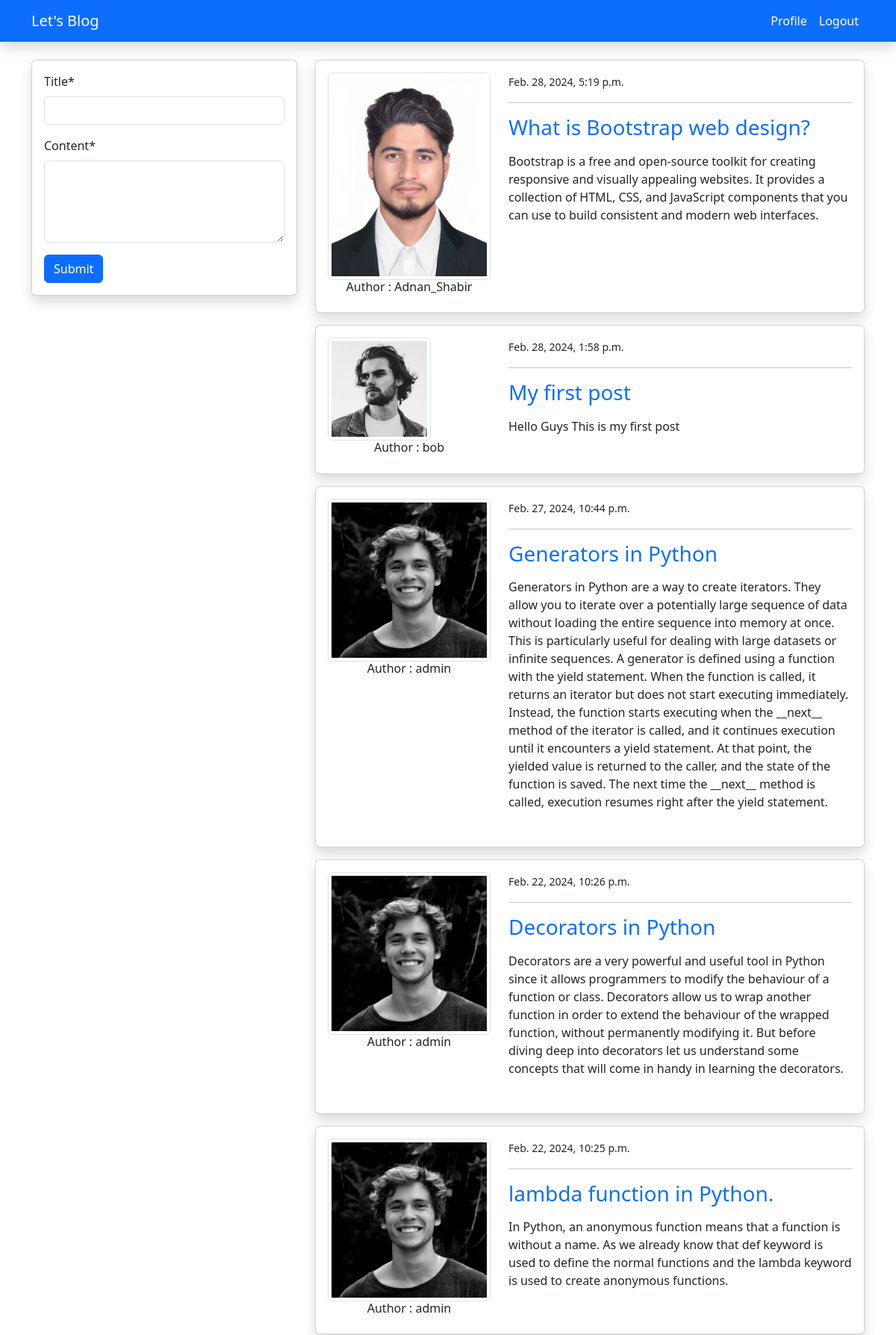
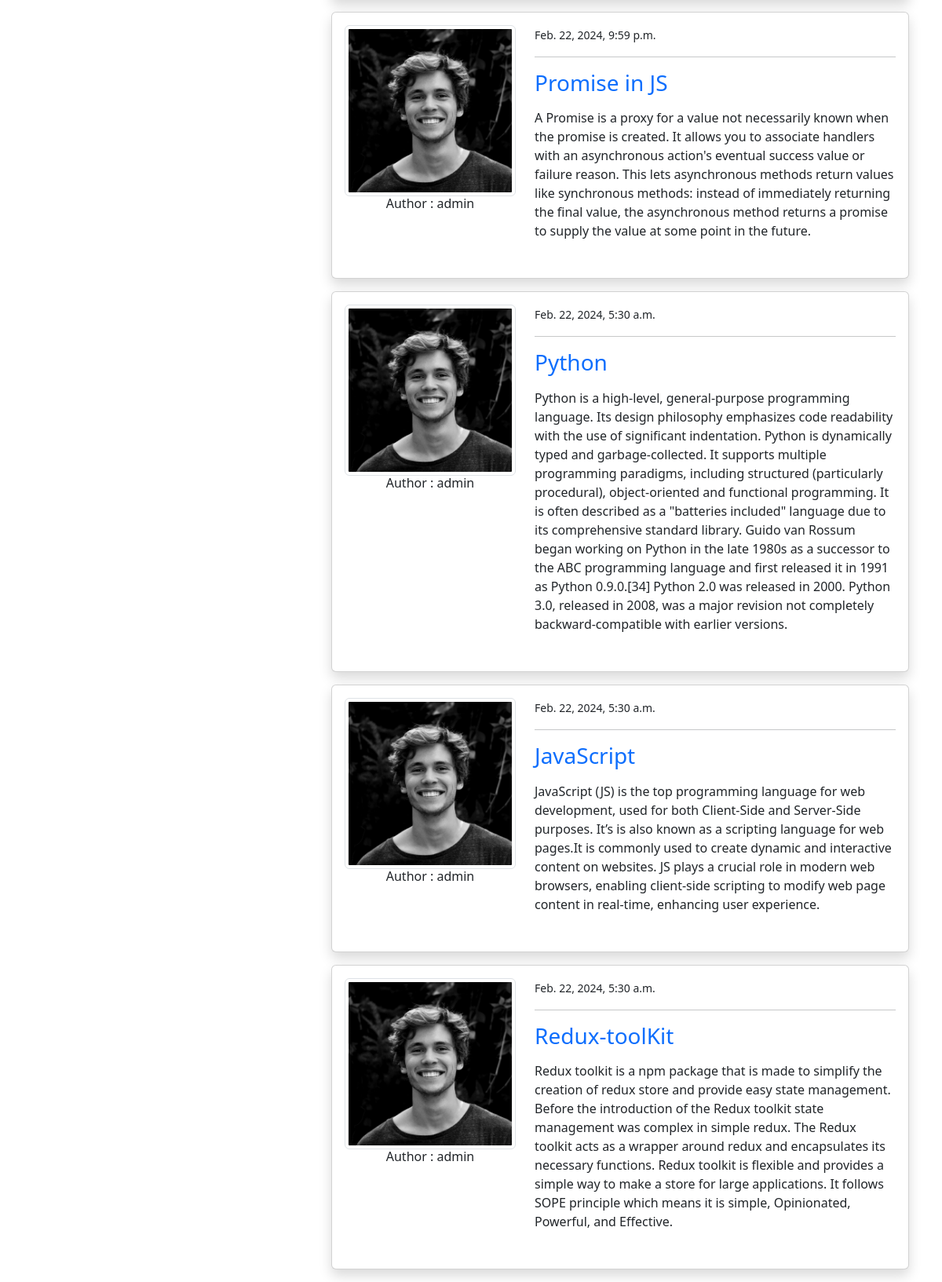
Page /blog/ (signed in) on the committed database (2 pictures, top to bottom).
### my_app/models.py (models this page shows, shortened)
class PostModel(models.Model):
    title = models.CharField(max_length=100)
    content = models.TextField()
    author = models.ForeignKey(User, on_delete=models.CASCADE)
    date_created = models.DateTimeField(auto_now_add=True)
    class Meta:
        ordering = ('-date_created',)

### users/models.py (models this page shows, shortened)
class ProfileModel(models.Model):
    user = models.OneToOneField(User, on_delete=models.CASCADE)
    image = models.ImageField(default='default.png', upload_to='profile',
                              validators=[FileExtensionValidator(['png', 'jpg'
                                                                  ])])

### my_app/views.py (the view)
# urls.py: path('blog/', views.index, name='blog-index'),
@login_required()
def index(request):
    posts = PostModel.objects.all()
    if request.method == 'POST':
        form = PostModelForm(request.POST)
        if form.is_valid():
            instance = form.save(commit=False)
            instance.author = request.user
            instance.save()
            return redirect('blog-index')
    else:
        form = PostModelForm()
    context = {
        'posts': posts,
        'form': form,
    }
    return render(request, 'pages/index.html', context)

### my_app/forms.py
class PostModelForm(forms.ModelForm):
    content = forms.CharField(widget=forms.Textarea(attrs={'rows': 4}))
    class Meta:
        model = PostModel
        fields = ('title', 'content')

### my_app/templates/pages/index.html (shortened to what this page needs)
{% extends 'partials/base.html' %}
{% load crispy_forms_tags %}
{% block content %}
  <div class="container ">
    <div class="row mt-5 pt-3">
      <div class="col-md-4">
        <div class="card shadow my-3">
          <div class="card-body">
           <form method="post" class="form">
              {{ form|crispy }}
              <button type="submit" class="btn btn-primary">Submit</button>
            </form>
          </div>
        </div>
      </div>
      <div class="col-md-8 ">
        {% for post in posts%}
        <div class="card shadow my-3">
          <div class="card-body">
            <div class="row">
              <div class="col-md-4">
                <img class="img-thumbnail" src="{{post.author.profilemodel.image.url}}" alt="img">
                <h6 class="text-center">Author : {{post.author}}</h6>
              </div>
              <div class="col-md-8">
                <small>{{post.date_created}}</small>
                <hr>
                <a class="h3 text-primary link-underline link-underline-opacity-0"
                   href="{% url 'blog-post_detail' post.id%}">{{post.title}}</a>
                <p class="text-justify py-3">{{post.content}}</p>
              </div>
            </div>
          </div>
        </div>
        {% endfor %}
      </div>
    </div>
  </div>
{% endblock %}

### my_app/templates/partials/base.html (shortened to what this page needs)
{% load static %}
<!DOCTYPE html>
<html lang="en">
  <head>
    <link
      href="https://cdn.jsdelivr.net/npm/bootstrap@5.3.3/dist/css/bootstrap.min.css"
      rel="stylesheet"
    />
    <link rel="stylesheet" href="{% static '/style.css'%}">
  </head>
  <body>
    {% include 'partials/nav.html' %}
    {% block content %}
    {% endblock %}
  </body>
</html>

### my_app/templates/partials/nav.html (shortened to what this page needs)
<nav class="navbar navbar-expand-lg bg-primary text-white shadow fixed-top">
  <div class="container">
  {% if user.is_authenticated %}
    <a class="navbar-brand text-white" href="{%  url 'blog-index'%}">Let's Blog</a>
    <div class="collapse navbar-collapse justify-content-end" id="navbarSupportedContent">
      <ul class="navbar-nav  ">
        <li class="nav-item active">
          <a class="nav-link  text-white" aria-current="page" href="{% url 'users-profile'%}"
            >Profile</a>
        </li>
        <li class="nav-item">
          <a class="nav-link text-white" href="{% url 'logout'%}">Logout</a>
        </li>
      </ul>
    </div>
      {% endif %}
    </div>
</nav>

### rows in the picture
PostModel: author.profilemodel.image (picture), author "Adnan_Shabir", date_created "Feb. 28, 2024, 5:19 p.m.", title "What is Bootstrap web design?", content "Bootstrap is a free and open-source toolkit for creating responsive and visually appealing websites. It provides a collection of HTML, CSS, and JavaScript components that you can use to build consistent and modern web interfaces."
PostModel: author.profilemodel.image (picture), author "bob", date_created "Feb. 28, 2024, 1:58 p.m.", title "My first post", content "Hello Guys This is my first post"
PostModel: author.profilemodel.image (picture), author "admin", date_created "Feb. 27, 2024, 10:44 p.m.", title "Generators in Python", content "Generators in Python are a way to create iterators. They allow you to iterate over a potentially large sequence of data without loading the entire sequence into memory at once. This is particularly useful for dealing with large datasets or infinite sequences. A generator is defined using a function with the yield statement. When the function is called, it returns an iterator but does not start executing immediately. Instead, the function starts executing when the __next__ method of the iterator is called, and it continues execution until it encounters a yield statement. At that point, the yielded value is returned to the caller, and the state of the function is saved. The next time the…"
PostModel: author.profilemodel.image (picture), author "admin", date_created "Feb. 22, 2024, 10:26 p.m.", title "Decorators in Python", content "Decorators are a very powerful and useful tool in Python since it allows programmers to modify the behaviour of a function or class. Decorators allow us to wrap another function in order to extend the behaviour of the wrapped function, without permanently modifying it. But before diving deep into decorators let us understand some concepts that will come in handy in learning the decorators."
PostModel: author.profilemodel.image (picture), author "admin", date_created "Feb. 22, 2024, 10:25 p.m.", title "lambda function in Python.", content "In Python, an anonymous function means that a function is without a name. As we already know that def keyword is used to define the normal functions and the lambda keyword is used to create anonymous functions."
PostModel: author.profilemodel.image (picture), author "admin", date_created "Feb. 22, 2024, 9:59 p.m.", title "Promise in JS", content "A Promise is a proxy for a value not necessarily known when the promise is created. It allows you to associate handlers with an asynchronous action's eventual success value or failure reason. This lets asynchronous methods return values like synchronous methods: instead of immediately returning the final value, the asynchronous method returns a promise to supply the value at some point in the future."
PostModel: author.profilemodel.image (picture), author "admin", date_created "Feb. 22, 2024, 5:30 a.m.", title "Python", content "Python is a high-level, general-purpose programming language. Its design philosophy emphasizes code readability with the use of significant indentation. Python is dynamically typed and garbage-collected. It supports multiple programming paradigms, including structured (particularly procedural), object-oriented and functional programming. It is often described as a \"batteries included\" language due to its comprehensive standard library. Guido van Rossum began working on Python in the late 1980s as a successor to the ABC programming language and first released it in 1991 as Python 0.9.0.[34] Python 2.0 was released in 2000. Python 3.0, released in 2008, was a major revision not completely…"
PostModel: author.profilemodel.image (picture), author "admin", date_created "Feb. 22, 2024, 5:30 a.m.", title "JavaScript", content "JavaScript (JS) is the top programming language for web development, used for both Client-Side and Server-Side purposes. It’s is also known as a scripting language for web pages.It is commonly used to create dynamic and interactive content on websites. JS plays a crucial role in modern web browsers, enabling client-side scripting to modify web page content in real-time, enhancing user experience."
PostModel: author.profilemodel.image (picture), author "admin", date_created "Feb. 22, 2024, 5:30 a.m.", title "Redux-toolKit", content "Redux toolkit is a npm package that is made to simplify the creation of redux store and provide easy state management. Before the introduction of the Redux toolkit state management was complex in simple redux. The Redux toolkit acts as a wrapper around redux and encapsulates its necessary functions. Redux toolkit is flexible and provides a simple way to make a store for large applications. It follows SOPE principle which means it is simple, Opinionated, Powerful, and Effective."
